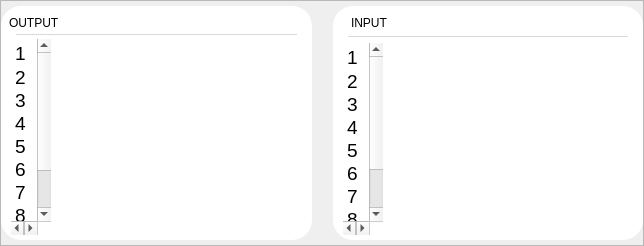
               <widget class="QFrame" name="consoleFrame">
                <property name="styleSheet">
                 <string notr="true">QLabel {
	margin-top: 5px;
}</string>
                </property>
                <property name="frameShape">
                 <enum>QFrame::StyledPanel</enum>
                </property>
                <property name="frameShadow">
                 <enum>QFrame::Raised</enum>
                </property>
                <layout class="QVBoxLayout" name="verticalLayout_7">
                 <property name="leftMargin">
                  <number>0</number>
                 </property>
                 <property name="topMargin">
                  <number>5</number>
                 </property>
                 <property name="rightMargin">
                  <number>0</number>
                 </property>
                 <property name="bottomMargin">
                  <number>5</number>
                 </property>
                 <item>
                  <widget class="QSplitter" name="consoleSplitter">
                   <property name="styleSheet">
                    <string notr="true"/>
                   </property>
                   <property name="orientation">
                    <enum>Qt::Horizontal</enum>
                   </property>
                   <property name="handleWidth">
                    <number>1</number>
                   </property>
                   <property name="childrenCollapsible">
                    <bool>false</bool>
                   </property>
                   <widget class="QFrame" name="outputFrame">
                    <property name="styleSheet">
                     <string notr="true">QFrame {
	background-color: #FFFFFF;
	border-radius: 20px;
	margin-right: 10px;
}</string>
                    </property>
                    <property name="frameShape">
                     <enum>QFrame::StyledPanel</enum>
                    </property>
                    <property name="frameShadow">
                     <enum>QFrame::Raised</enum>
                    </property>
                    <layout class="QVBoxLayout" name="verticalLayout_6">
                     <property name="spacing">
                      <number>4</number>
                     </property>
                     <property name="leftMargin">
                      <number>5</number>
                     </property>
                     <property name="topMargin">
                      <number>5</number>
                     </property>
                     <property name="rightMargin">
                      <number>5</number>
                     </property>
                     <property name="bottomMargin">
                      <number>5</number>
                     </property>
                     <item>
                      <widget class="QLabel" name="outputLabel">
                       <property name="text">
                        <string>OUTPUT</string>
                       </property>
                      </widget>
                     </item>
                     <item>
                      <widget class="QFrame" name="outputSeparateLine">
                       <property name="sizePolicy">
                        <sizepolicy hsizetype="Preferred" vsizetype="Fixed">
                         <horstretch>0</horstretch>
                         <verstretch>0</verstretch>
                        </sizepolicy>
                       </property>
                       <property name="styleSheet">
                        <string notr="true">QFrame {
	background-color: #D9D9D9;
	margin-left: 10px;
	margin-right: 10px;
	min-height: 1px;
	maz-height: 1px;
}</string>
                       </property>
                       <property name="frameShape">
                        <enum>QFrame::StyledPanel</enum>
                       </property>
                       <property name="frameShadow">
                        <enum>QFrame::Raised</enum>
                       </property>
                      </widget>
                     </item>
                     <item>
                      <widget class="QFrame" name="outputTextFrame">
                       <property name="styleSheet">
                        <string notr="true">QFrame {
	margin: 0px;
}</string>
                       </property>
                       <property name="frameShape">
                        <enum>QFrame::StyledPanel</enum>
                       </property>
                       <property name="frameShadow">
                        <enum>QFrame::Raised</enum>
                       </property>
                       <layout class="QHBoxLayout" name="horizontalLayout_8">
                        <property name="spacing">
                         <number>0</number>
                        </property>
                        <property name="leftMargin">
                         <number>5</number>
                        </property>
                        <property name="topMargin">
                         <number>0</number>
                        </property>
                        <property name="rightMargin">
                         <number>0</number>
                        </property>
                        <property name="bottomMargin">
                         <number>0</number>
                        </property>
                        <item>
                         <widget class="QTextBrowser" name="outputLineNoBrowser">
                          <property name="styleSheet">
                           <string notr="true">QTextBrowser {
	min-width: 40px;
	max-width: 40px;
}</string>
                          </property>
                          <property name="lineWrapMode">
                           <enum>QTextEdit::NoWrap</enum>
                          </property>
                          <property name="html">
                           <string>&lt;!DOCTYPE HTML PUBLIC &quot;-//W3C//DTD HTML 4.0//EN&quot; &quot;http://www.w3.org/TR/REC-html40/strict.dtd&quot;&gt;
&lt;html&gt;&lt;head&gt;&lt;meta name=&quot;qrichtext&quot; content=&quot;1&quot; /&gt;&lt;style type=&quot;text/css&quot;&gt;
p, li { white-space: pre-wrap; }
&lt;/style&gt;&lt;/head&gt;&lt;body style=&quot; font-family:'PMingLiU'; font-size:9pt; font-weight:400; font-style:normal;&quot;&gt;
&lt;p style=&quot; margin-top:0px; margin-bottom:0px; margin-left:0px; margin-right:0px; -qt-block-indent:0; text-indent:0px; line-height:19px;&quot;&gt;&lt;span style=&quot; font-family:'Consolas'; font-size:14pt;&quot;&gt;1&lt;/span&gt;&lt;/p&gt;
&lt;p style=&quot; margin-top:0px; margin-bottom:0px; margin-left:0px; margin-right:0px; -qt-block-indent:0; text-indent:0px;&quot;&gt;&lt;span style=&quot; font-family:'Consolas'; font-size:14pt;&quot;&gt;2&lt;/span&gt;&lt;/p&gt;
&lt;p style=&quot; margin-top:0px; margin-bottom:0px; margin-left:0px; margin-right:0px; -qt-block-indent:0; text-indent:0px;&quot;&gt;&lt;span style=&quot; font-family:'Consolas'; font-size:14pt;&quot;&gt;3&lt;/span&gt;&lt;/p&gt;
&lt;p style=&quot; margin-top:0px; margin-bottom:0px; margin-left:0px; margin-right:0px; -qt-block-indent:0; text-indent:0px;&quot;&gt;&lt;span style=&quot; font-family:'Consolas'; font-size:14pt;&quot;&gt;4&lt;/span&gt;&lt;/p&gt;
&lt;p style=&quot; margin-top:0px; margin-bottom:0px; margin-left:0px; margin-right:0px; -qt-block-indent:0; text-indent:0px;&quot;&gt;&lt;span style=&quot; font-family:'Consolas'; font-size:14pt;&quot;&gt;5&lt;/span&gt;&lt;/p&gt;
&lt;p style=&quot; margin-top:0px; margin-bottom:0px; margin-left:0px; margin-right:0px; -qt-block-indent:0; text-indent:0px;&quot;&gt;&lt;span style=&quot; font-family:'Consolas'; font-size:14pt;&quot;&gt;6&lt;/span&gt;&lt;/p&gt;
&lt;p style=&quot; margin-top:0px; margin-bottom:0px; margin-left:0px; margin-right:0px; -qt-block-indent:0; text-indent:0px;&quot;&gt;&lt;span style=&quot; font-family:'Consolas'; font-size:14pt;&quot;&gt;7&lt;/span&gt;&lt;/p&gt;
&lt;p style=&quot; margin-top:0px; margin-bottom:0px; margin-left:0px; margin-right:0px; -qt-block-indent:0; text-indent:0px;&quot;&gt;&lt;span style=&quot; font-family:'Consolas'; font-size:14pt;&quot;&gt;8&lt;/span&gt;&lt;/p&gt;
&lt;p style=&quot; margin-top:0px; margin-bottom:0px; margin-left:0px; margin-right:0px; -qt-block-indent:0; text-indent:0px;&quot;&gt;&lt;span style=&quot; font-family:'Consolas'; font-size:14pt;&quot;&gt;99&lt;/span&gt;&lt;/p&gt;
&lt;p style=&quot; margin-top:0px; margin-bottom:0px; margin-left:0px; margin-right:0px; -qt-block-indent:0; text-indent:0px;&quot;&gt;&lt;span style=&quot; font-family:'Consolas'; font-size:14pt;&quot;&gt;111&lt;/span&gt;&lt;/p&gt;&lt;/body&gt;&lt;/html&gt;</string>
                          </property>
                          <property name="textInteractionFlags">
                           <set>Qt::NoTextInteraction</set>
                          </property>
                         </widget>
                        </item>
                        <item>
                         <widget class="QTextBrowser" name="outputBrowser">
                          <property name="styleSheet">
                           <string notr="true">QTextBrowser {
	margin-left: 0px;
	margin-right: 0px;
}</string>
                          </property>
                          <property name="lineWrapMode">
                           <enum>QTextEdit::NoWrap</enum>
                          </property>
                          <property name="html">
                           <string>&lt;!DOCTYPE HTML PUBLIC &quot;-//W3C//DTD HTML 4.0//EN&quot; &quot;http://www.w3.org/TR/REC-html40/strict.dtd&quot;&gt;
&lt;html&gt;&lt;head&gt;&lt;meta name=&quot;qrichtext&quot; content=&quot;1&quot; /&gt;&lt;style type=&quot;text/css&quot;&gt;
p, li { white-space: pre-wrap; }
&lt;/style&gt;&lt;/head&gt;&lt;body style=&quot; font-family:'PMingLiU'; font-size:9pt; font-weight:400; font-style:normal;&quot;&gt;
&lt;p style=&quot;-qt-paragraph-type:empty; margin-top:0px; margin-bottom:0px; margin-left:0px; margin-right:0px; -qt-block-indent:0; text-indent:0px;&quot;&gt;&lt;br /&gt;&lt;/p&gt;&lt;/body&gt;&lt;/html&gt;</string>
                          </property>
                         </widget>
                        </item>
                       </layout>
                      </widget>
                     </item>
                    </layout>
                   </widget>
                   <widget class="QFrame" name="inputFrame">
                    <property name="styleSheet">
                     <string notr="true">QFrame {
	background-color: #FFFFFF;
	border-radius: 20px;
	margin-left: 10px;
}</string>
                    </property>
                    <property name="frameShape">
                     <enum>QFrame::StyledPanel</enum>
                    </property>
                    <property name="frameShadow">
                     <enum>QFrame::Raised</enum>
                    </property>
                    <layout class="QVBoxLayout" name="verticalLayout_5">
                     <property name="leftMargin">
                      <number>5</number>
                     </property>
                     <property name="topMargin">
                      <number>5</number>
                     </property>
                     <property name="rightMargin">
                      <number>5</number>
                     </property>
                     <property name="bottomMargin">
                      <number>5</number>
                     </property>
                     <item>
                      <widget class="QLabel" name="inputLabel">
                       <property name="text">
                        <string>INPUT</string>
                       </property>
                      </widget>
                     </item>
                     <item>
                      <widget class="QFrame" name="inputSeparateLine">
                       <property name="sizePolicy">
                        <sizepolicy hsizetype="Preferred" vsizetype="Fixed">
                         <horstretch>0</horstretch>
                         <verstretch>0</verstretch>
                        </sizepolicy>
                       </property>
                       <property name="styleSheet">
                        <string notr="true">QFrame {
	background-color: #D9D9D9;
	margin-left: 10px;
	margin-right: 10px;
	min-height: 1px;
	maz-height: 1px;
}</string>
                       </property>
                       <property name="frameShape">
                        <enum>QFrame::StyledPanel</enum>
                       </property>
                       <property name="frameShadow">
                        <enum>QFrame::Raised</enum>
                       </property>
                      </widget>
                     </item>
                     <item>
                      <widget class="QFrame" name="inputTextFrame">
                       <property name="styleSheet">
                        <string notr="true">QFrame {
	margin: 0px;
}</string>
                       </property>
                       <property name="frameShape">
                        <enum>QFrame::StyledPanel</enum>
                       </property>
                       <property name="frameShadow">
                        <enum>QFrame::Raised</enum>
                       </property>
                       <layout class="QHBoxLayout" name="horizontalLayout_7">
                        <property name="spacing">
                         <number>0</number>
                        </property>
                        <property name="leftMargin">
                         <number>5</number>
                        </property>
                        <property name="topMargin">
                         <number>0</number>
                        </property>
                        <property name="rightMargin">
                         <number>0</number>
                        </property>
                        <property name="bottomMargin">
                         <number>0</number>
                        </property>
                        <item>
                         <widget class="QTextBrowser" name="inputLineNoBrowser">
                          <property name="styleSheet">
                           <string notr="true">QTextBrowser {
	min-width: 40px;
	max-width: 40px;
}</string>
                          </property>
                          <property name="lineWrapMode">
                           <enum>QTextEdit::NoWrap</enum>
                          </property>
                          <property name="html">
                           <string>&lt;!DOCTYPE HTML PUBLIC &quot;-//W3C//DTD HTML 4.0//EN&quot; &quot;http://www.w3.org/TR/REC-html40/strict.dtd&quot;&gt;
&lt;html&gt;&lt;head&gt;&lt;meta name=&quot;qrichtext&quot; content=&quot;1&quot; /&gt;&lt;style type=&quot;text/css&quot;&gt;
p, li { white-space: pre-wrap; }
&lt;/style&gt;&lt;/head&gt;&lt;body style=&quot; font-family:'PMingLiU'; font-size:9pt; font-weight:400; font-style:normal;&quot;&gt;
&lt;p style=&quot; margin-top:0px; margin-bottom:0px; margin-left:0px; margin-right:0px; -qt-block-indent:0; text-indent:0px; line-height:19px;&quot;&gt;&lt;span style=&quot; font-family:'Consolas'; font-size:14pt;&quot;&gt;1&lt;/span&gt;&lt;/p&gt;
&lt;p style=&quot; margin-top:0px; margin-bottom:0px; margin-left:0px; margin-right:0px; -qt-block-indent:0; text-indent:0px;&quot;&gt;&lt;span style=&quot; font-family:'Consolas'; font-size:14pt;&quot;&gt;2&lt;/span&gt;&lt;/p&gt;
&lt;p style=&quot; margin-top:0px; margin-bottom:0px; margin-left:0px; margin-right:0px; -qt-block-indent:0; text-indent:0px;&quot;&gt;&lt;span style=&quot; font-family:'Consolas'; font-size:14pt;&quot;&gt;3&lt;/span&gt;&lt;/p&gt;
&lt;p style=&quot; margin-top:0px; margin-bottom:0px; margin-left:0px; margin-right:0px; -qt-block-indent:0; text-indent:0px;&quot;&gt;&lt;span style=&quot; font-family:'Consolas'; font-size:14pt;&quot;&gt;4&lt;/span&gt;&lt;/p&gt;
&lt;p style=&quot; margin-top:0px; margin-bottom:0px; margin-left:0px; margin-right:0px; -qt-block-indent:0; text-indent:0px;&quot;&gt;&lt;span style=&quot; font-family:'Consolas'; font-size:14pt;&quot;&gt;5&lt;/span&gt;&lt;/p&gt;
&lt;p style=&quot; margin-top:0px; margin-bottom:0px; margin-left:0px; margin-right:0px; -qt-block-indent:0; text-indent:0px;&quot;&gt;&lt;span style=&quot; font-family:'Consolas'; font-size:14pt;&quot;&gt;6&lt;/span&gt;&lt;/p&gt;
&lt;p style=&quot; margin-top:0px; margin-bottom:0px; margin-left:0px; margin-right:0px; -qt-block-indent:0; text-indent:0px;&quot;&gt;&lt;span style=&quot; font-family:'Consolas'; font-size:14pt;&quot;&gt;7&lt;/span&gt;&lt;/p&gt;
&lt;p style=&quot; margin-top:0px; margin-bottom:0px; margin-left:0px; margin-right:0px; -qt-block-indent:0; text-indent:0px;&quot;&gt;&lt;span style=&quot; font-family:'Consolas'; font-size:14pt;&quot;&gt;8&lt;/span&gt;&lt;/p&gt;
&lt;p style=&quot; margin-top:0px; margin-bottom:0px; margin-left:0px; margin-right:0px; -qt-block-indent:0; text-indent:0px;&quot;&gt;&lt;span style=&quot; font-family:'Consolas'; font-size:14pt;&quot;&gt;99&lt;/span&gt;&lt;/p&gt;
&lt;p style=&quot; margin-top:0px; margin-bottom:0px; margin-left:0px; margin-right:0px; -qt-block-indent:0; text-indent:0px;&quot;&gt;&lt;span style=&quot; font-family:'Consolas'; font-size:14pt;&quot;&gt;111&lt;/span&gt;&lt;/p&gt;&lt;/body&gt;&lt;/html&gt;</string>
                          </property>
                          <property name="textInteractionFlags">
                           <set>Qt::NoTextInteraction</set>
                          </property>
                         </widget>
                        </item>
                        <item>
                         <widget class="QTextBrowser" name="inputBrowser">
                          <property name="lineWrapMode">
                           <enum>QTextEdit::NoWrap</enum>
                          </property>
                          <property name="html">
                           <string>&lt;!DOCTYPE HTML PUBLIC &quot;-//W3C//DTD HTML 4.0//EN&quot; &quot;http://www.w3.org/TR/REC-html40/strict.dtd&quot;&gt;
&lt;html&gt;&lt;head&gt;&lt;meta name=&quot;qrichtext&quot; content=&quot;1&quot; /&gt;&lt;style type=&quot;text/css&quot;&gt;
p, li { white-space: pre-wrap; }
&lt;/style&gt;&lt;/head&gt;&lt;body style=&quot; font-family:'PMingLiU'; font-size:9pt; font-weight:400; font-style:normal;&quot;&gt;
&lt;p style=&quot;-qt-paragraph-type:empty; margin-top:0px; margin-bottom:0px; margin-left:0px; margin-right:0px; -qt-block-indent:0; text-indent:0px;&quot;&gt;&lt;br /&gt;&lt;/p&gt;&lt;/body&gt;&lt;/html&gt;</string>
                          </property>
                         </widget>
                        </item>
                       </layout>
                      </widget>
                     </item>
                    </layout>
                   </widget>
                  </widget>
                 </item>
                </layout>
               </widget>
